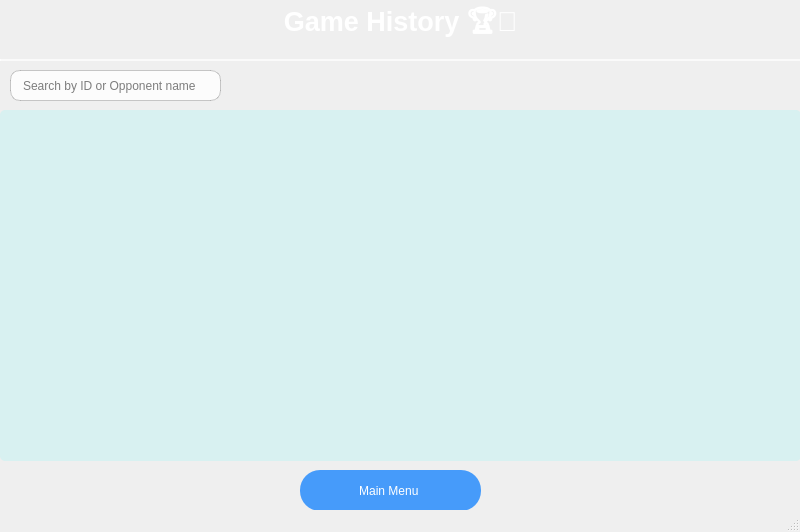
<?xml version="1.0" encoding="UTF-8"?>
<ui version="4.0">
 <class>Gamehistory</class>
 <widget class="QMainWindow" name="Gamehistory">
  <property name="geometry">
   <rect>
    <x>0</x>
    <y>0</y>
    <width>800</width>
    <height>532</height>
   </rect>
  </property>
  <property name="windowTitle">
   <string>MainWindow</string>
  </property>
  <property name="styleSheet">
   <string notr="true">QMainWindow {
    background: qlineargradient(
        spread: pad,
        x1: 0, y1: 0,
        x2: 1, y2: 1,
        stop: 0 rgba(0, 34, 133, 180),
        stop: 1 rgba(255, 255, 255, 80)
    );
}
</string>
  </property>
  <widget class="QWidget" name="centralwidget">
   <widget class="QLabel" name="label">
    <property name="geometry">
     <rect>
      <x>-20</x>
      <y>-10</y>
      <width>841</width>
      <height>71</height>
     </rect>
    </property>
    <property name="font">
     <font>
      <family>Segoe UI</family>
      <pointsize>20</pointsize>
      <italic>false</italic>
      <bold>true</bold>
     </font>
    </property>
    <property name="styleSheet">
     <string notr="true">QLabel {
    background-color: qlineargradient(
        x1: 0, y1: 0,
        x2: 1, y2: 1,
        stop: 0 rgba(30, 60, 114, 150),   /* Dark Blue with transparency */
        stop: 1 rgba(42, 82, 152, 150)    /* Medium Blue with transparency */
    );
    color: white;
    font: bold 20pt &quot;Segoe UI&quot;;
    padding: 14px;
    border-radius: 20px;
    border: 2px solid rgba(255, 255, 255, 180); /* Semi-transparent white border */
    qproperty-alignment: AlignCenter;
}

QLabel:hover {
    background-color: qlineargradient(
        x1: 1, y1: 0,
        x2: 0, y2: 1,
        stop: 0 rgba(58, 28, 113, 180),   /* Dark purple */
        stop: 1 rgba(215, 109, 119, 180)  /* Pink with transparency */
    );
    color: #FFEB3B;
    border: 2px solid #FFEB3B;
}
</string>
    </property>
    <property name="text">
     <string>Game History 🏆📖</string>
    </property>
    <property name="alignment">
     <set>Qt::AlignmentFlag::AlignCenter</set>
    </property>
   </widget>
   <widget class="QListWidget" name="listWidget">
    <property name="geometry">
     <rect>
      <x>0</x>
      <y>110</y>
      <width>801</width>
      <height>351</height>
     </rect>
    </property>
    <property name="font">
     <font>
      <pointsize>14</pointsize>
     </font>
    </property>
    <property name="styleSheet">
     <string notr="true">/* Apply a background gradient to the parent widget (e.g., your main window or a container)
   to ensure there's something visible behind the transparent QListWidget.
   If your QListWidget is directly on a window, this might be your QMainWindow or QWidget. */
QWidget {
    background-color: qlineargradient(x1:0, y1:0, x2:1, y2:1,
                                      stop:0 #001122, stop:1 #003366); /* Darker to Lighter Blue */
}

QListWidget {
    /* Neon Transparent Blue Background for the ListWidget itself */
    background-color: rgba(0, 255, 255, 0.1); /* A very light, almost cyan, with 10% opacity */
    border: none; /* REMOVED BORDER HERE */
    border-radius: 5px; /* Keep rounded corners if desired, they'll apply to the background */
    outline: none; /* Remove dotted outline on focus */
}

QListWidget::item {
    background-color: transparent; /* Keep default items transparent to see the QListWidget's background */
    color: #99EEFF; /* A light, almost white blue for regular text */
    padding: 8px; /* Add some padding */
    font-size: 14pt; /* Make text bigger - adjust value as needed */
    margin: 2px 0; /* Space between items */
    border-bottom: none; /* REMOVED ITEM SEPARATOR BORDER */
}

QListWidget::item:hover {
    background-color: rgba(0, 170, 255, 0.25); /* Slightly more opaque transparent blue on hover */
    color: #FFFFFF; /* White text on hover for better contrast */
    text-shadow: 0px 0px 8px #00FFFF; /* Neon glow for text */
    border-left: none; /* REMOVED HOVER BORDER */
}

QListWidget::item:selected {
    background-color: rgba(0, 170, 255, 0.45); /* More opaque transparent blue when selected */
    color: #FFFFFF; /* White text for selected item */
    text-shadow: 0px 0px 10px #00FFFF, 0px 0px 15px #00AAFF; /* Stronger neon glow */
    border-left: none; /* REMOVED SELECTED BORDER */
}

/* Scrollbar Styling (no changes requested here, keeping as is) */
QScrollBar:vertical {
    border: none;
    background: #001122; /* Very dark blue for scrollbar background */
    width: 12px;
    margin: 15px 0 15px 0;
}

QScrollBar::handle:vertical {
    background: #004488; /* Medium blue for the handle */
    min-height: 30px;
    border-radius: 6px;
}

QScrollBar::add-line:vertical {
    border: none;
    background: #002244;
    height: 15px;
    subcontrol-origin: margin;
    subcontrol-position: bottom;
    border-bottom-left-radius: 7px;
    border-bottom-right-radius: 7px;
}

QScrollBar::sub-line:vertical {
    border: none;
    background: #002244;
    height: 15px;
    subcontrol-origin: margin;
    subcontrol-position: top;
    border-top-left-radius: 7px;
    border-top-right-radius: 7px;
}

QScrollBar::up-arrow:vertical, QScrollBar::down-arrow:vertical {
    background: #00AAFF; /* Bright blue for arrows */
    width: 10px;
    height: 10px;
    border-radius: 2px;
}

QScrollBar::add-page:vertical, QScrollBar::sub-page:vertical {
    background: none;
}</string>
    </property>
    <property name="frameShape">
     <enum>QFrame::Shape::StyledPanel</enum>
    </property>
    <property name="alternatingRowColors">
     <bool>true</bool>
    </property>
    <property name="itemAlignment">
     <set>Qt::AlignmentFlag::AlignLeading</set>
    </property>
    <property name="sortingEnabled">
     <bool>true</bool>
    </property>
   </widget>
   <widget class="QLineEdit" name="searchbox">
    <property name="geometry">
     <rect>
      <x>10</x>
      <y>70</y>
      <width>211</width>
      <height>31</height>
     </rect>
    </property>
    <property name="styleSheet">
     <string notr="true">QLineEdit {
    color: black;
    background-color: rgba(255, 255, 255, 200);  /* أبيض شفاف */
    border-radius: 10px;
    padding: 6px 10px;
    font: bold 7pt &quot;Arial&quot;;
    border: 1px solid rgba(0, 0, 0, 50);
}

QLineEdit:focus {
    border: 2px solid #007BFF; /* أزرق جميل */
    background-color: rgba(255, 255, 255, 240);
    box-shadow: 0 0 5px #007BFF;
}
</string>
    </property>
    <property name="text">
     <string/>
    </property>
    <property name="placeholderText">
     <string>Search by ID or Opponent name</string>
    </property>
    <property name="clearButtonEnabled">
     <bool>true</bool>
    </property>
   </widget>
   <widget class="QPushButton" name="back_button">
    <property name="geometry">
     <rect>
      <x>300</x>
      <y>470</y>
      <width>181</width>
      <height>41</height>
     </rect>
    </property>
    <property name="styleSheet">
     <string notr="true">QPushButton {
    border: none;
    color: white;
    background-color: rgba(0, 120, 255, 180); /* أزرق شفاف */
    font: bold 11pt &quot;Arial&quot;;
    border-radius: 20px;
    padding: 8px;
}

QPushButton:hover {
    background-color: rgba(30, 144, 255, 220); /* أزرق أفتح عند المرور */
    font: bold 12pt &quot;Arial&quot;;
}

QPushButton:pressed {
    background-color: rgba(0, 80, 180, 255); /* أزرق داكن عند الضغط */
    font: bold 12pt &quot;Arial&quot;;
}
</string>
    </property>
    <property name="text">
     <string>Main Menu </string>
    </property>
   </widget>
   <widget class="QLabel" name="label_9">
    <property name="geometry">
     <rect>
      <x>490</x>
      <y>70</y>
      <width>301</width>
      <height>31</height>
     </rect>
    </property>
    <property name="styleSheet">
     <string notr="true">color: white;
font: 700 22pt &quot;Arial&quot;;</string>
    </property>
    <property name="text">
     <string/>
    </property>
   </widget>
  </widget>
  <widget class="QMenuBar" name="menubar">
   <property name="geometry">
    <rect>
     <x>0</x>
     <y>0</y>
     <width>800</width>
     <height>25</height>
    </rect>
   </property>
  </widget>
  <widget class="QStatusBar" name="statusbar"/>
 </widget>
 <resources/>
 <connections/>
</ui>
